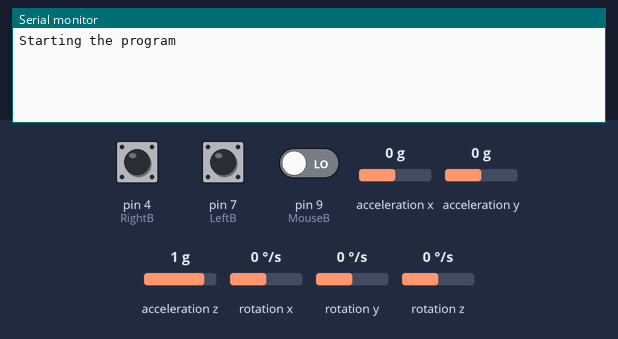
Bench run of a sketch on a simulated Arduino Uno, built with avr-gcc and run on an emulated ATmega328P. On the bench: the last lines printed to the serial monitor. The inputs (shaded band) are chosen by the test bench; at power-on: pin 4 (RightB) LOW, pin 7 (LeftB) LOW, pin 9 (MouseB) LOW, acceleration x 0 g, acceleration y 0 g, acceleration z 1 g, rotation x 0 °/s, rotation y 0 °/s, rotation z 0 °/s.

Above: at 4.2 s.
4.3 s: pin 4 (RightB) pulled HIGH for 0.15 s
At 5.1 s:
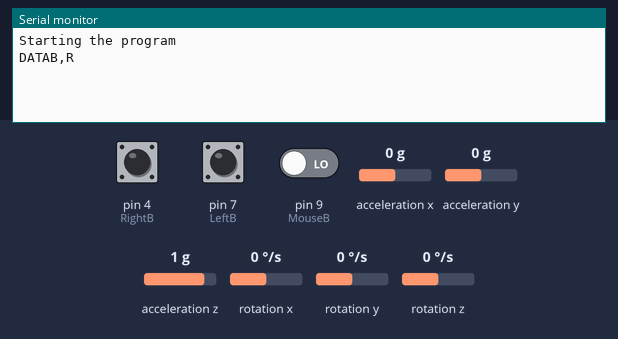
5.9 s: pin 7 (LeftB) pulled HIGH for 0.15 s
At 6.8 s:
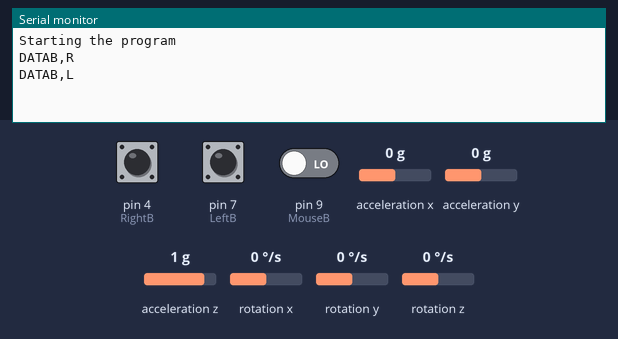
7.5 s: pin 9 (MouseB) driven HIGH
At 7.67 s:
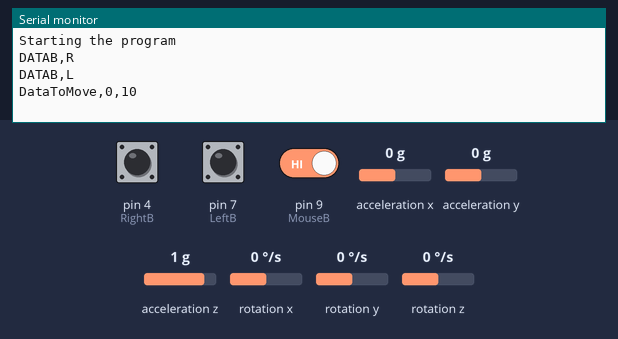
9.4 s: acceleration x set to -1.4 g
At 9.5 s:
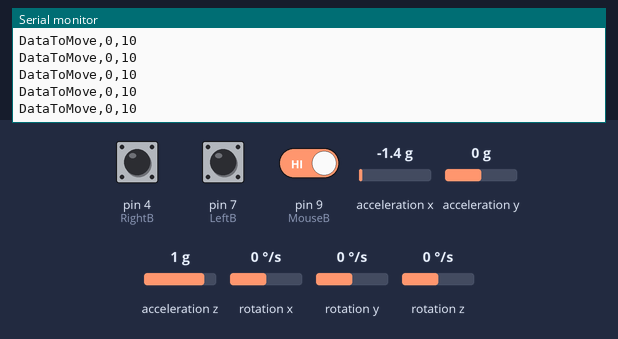
10.9 s: pin 4 (RightB) pulled HIGH for 1 s
14.9 s: acceleration y set to -1.4 g
At 14.94 s:
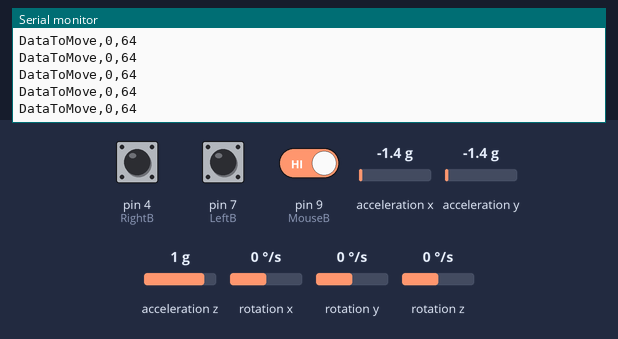
Timing chart, 0 to 17.4 s (numbered marks = the images above; inputs shaded):
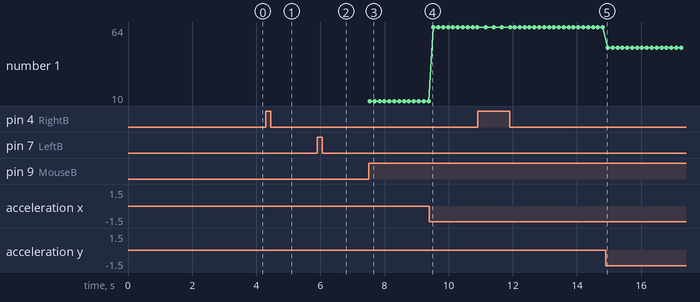

The sketch:

mouse_file.ino
```cpp
#include <MPU6050_tockn.h>                                    // Download and install this library https://github.com/tockn/MPU6050_tockn
#include <Wire.h>

#define LeftB     7                                           // Left Button Pin
#define RightB    4                                           // Right Button Pin
#define MouseB    9                                           // Mouse Enable Button Pin

MPU6050 mpu6050(Wire);
int X,Y;                                                    // Data Variables for mouse co-ordinates
int OX,OY;                                                 // Angle Variables for calucating gyroscope zero error

void setup() {

  Serial.begin(9600);                                       // Initialise Serial communication
  Wire.begin();                                               // Initialise I2C communication
  mpu6050.begin();                                            // Initialise Gyro communication
  Serial.println("Starting the program");                                    // Identifier "STARTM" for start mouse
  mpu6050.calcGyroOffsets(true);                              // Setting Gyro offsets
  mpu6050.update();                                           // Command to calculate the sensor data before using the get command
  OX = mpu6050.getAngleX();                                   // Getting angle X Y
  OY = mpu6050.getAngleY();


  pinMode(LeftB,INPUT);                                       // Setting Pinmode for all three buttons as INPUT
  pinMode(RightB,INPUT);
  pinMode(MouseB,INPUT);


    if(OX < 0){                                                 // Inverting the sign of all the two offset values for zero error correction
    OX *= (-1);}
  else{
    OX = (OX-OX)-OX;}

  if(OY < 0){
    OY *= (-1);}
  else{
    OY = ((OY-OY)-OY)+10;}


}

void loop() {
  mpu6050.update();
  X = OX + mpu6050.getAngleX();                                     // Getting current angle for X Y Z and correcting the zero error
  Y = OY + mpu6050.getAngleY();


  if(digitalRead(MouseB) == HIGH){                                  // Checks if Mouse Enabled Button is pushed
    Serial.println("DataToMove,"+String(X)+','+String(Y)); // Sends corrected gyro data to the Serial Port with the identifier "DATAL"
    delay(100);                                                       // Mouse movement resolution delay
  }

  delay(50);
  if(digitalRead(LeftB) == HIGH){                                   // Checks if Left Mouse Button is pushed
    delay(100);                                                     // Debounce delay
    Serial.println("DATAB,L");                                      // Sends "L" stating the left button is pressed with the identifier "DATAB"
  }
  if(digitalRead(RightB) == HIGH){                                  // Checks if Right Enabled Button is pushed
    delay(100);                                                     // Debounce delay
    Serial.println("DATAB,R");                                      // Sends "L" stating the left button is pressed with the identifier "DATAB"
  }
}
```

Measured:
- after the input at 4.3 s, the serial monitor: prints a new line after 0.11 s (image 1)
- after the input at 5.9 s, the serial monitor: prints a new line after 0.12 s (image 2)
- after the input at 7.5 s, the serial monitor: prints a new line at once (image 3)
- plotted number 1: 10 → 64 after the input at 9.4 s, 64 → 49 after the input at 14.9 s
